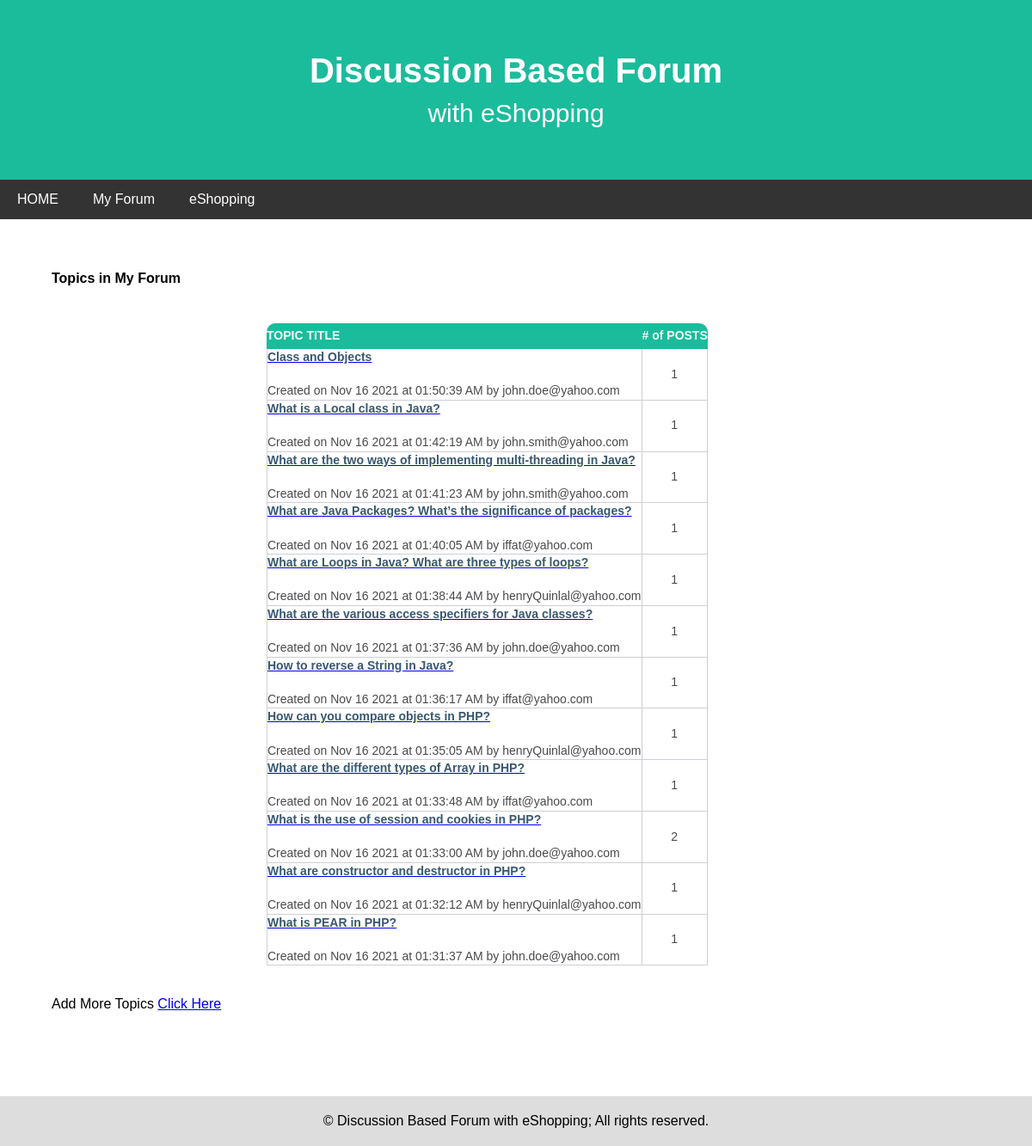
Page /displaytopic.php on the committed database.
### tables this page shows
CREATE TABLE IF NOT EXISTS `forum_topics` (
  `topic_id` int(11) NOT NULL AUTO_INCREMENT,
  `topic_title` varchar(150) DEFAULT NULL,
  `topic_create_time` datetime DEFAULT NULL,
  `topic_owner` varchar(150) DEFAULT NULL,
  `forum_id` int(11) DEFAULT NULL,
  PRIMARY KEY (`topic_id`)
);

### displaytopic.php (the view, shortened to what this page needs)
<?php
include 'ch21_include.php';
$get_topics_sql = "SELECT topic_id, topic_title,
DATE_FORMAT(topic_create_time, '%b %e %Y at %r') AS
fmt_topic_create_time, topic_owner FROM forum_topics
ORDER BY topic_create_time DESC";
$get_topics_res = mysqli_query($mysqli, $get_topics_sql)
or die(mysqli_error($mysqli));
if (mysqli_num_rows($get_topics_res) < 1) {
$display_block = "<p><em>No topics exist.</em></p>";
} else {
$display_block =<<<END_OF_TEXT
<table>
<tr>
<th>TOPIC TITLE</th>
<th># of POSTS</th>
</tr>
END_OF_TEXT;
while ($topic_info = mysqli_fetch_array($get_topics_res)) {
$topic_id = $topic_info['topic_id'];
$topic_title = stripslashes($topic_info['topic_title']);
$topic_create_time = $topic_info['fmt_topic_create_time'];
$topic_owner = stripslashes($topic_info['topic_owner']);
$get_num_posts_sql = "SELECT COUNT(post_id) AS post_count FROM
forum_posts WHERE topic_id = '".$topic_id."'";
$get_num_posts_res = mysqli_query($mysqli, $get_num_posts_sql)
or die(mysqli_error($mysqli));
while ($posts_info = mysqli_fetch_array($get_num_posts_res)) {
$num_posts = $posts_info['post_count'];
}
 $display_block .= <<<END_OF_TEXT
 <tr>
<td><a href="showtopic.php?topic_id=$topic_id">
<strong>$topic_title</strong></a><br/>
Created on $topic_create_time by $topic_owner</td>
<td class="num_posts_col">$num_posts</td>
</tr>
END_OF_TEXT;
}
$display_block .= "</table>";
}
?>
<!DOCTYPE html>
<html>
<head>
    <link rel="stylesheet" href="forum.css">
</head>
<body>
    <header>
		    <h1>Discussion Based Forum</h1>
			<p>with eShopping</p>
	</header>
	<nav class="navbar">
		    <a href="index.php">HOME</a>
			<a href="forum.html">My Forum</a>
			<a href="seestore.php">eShopping</a>
	</nav>
	<main>
        <h1>Topics in My Forum</h1><br>
        <?php echo $display_block; ?><br><br>
        <p>Add More Topics <a href="addtopic.html">Click Here</a><br><br></p>
   </main>
   <footer>
        <a>&copy; Discussion Based Forum with eShopping; All rights reserved.</a>
   </footer>
</body>
</html>

### forum.css (style rules this page uses)
* { margin: 0em; padding: 0em; font-size: 100%; border-style: none; box-sizing: border-box; list-style-type: none; }
body { font-family: helvetica, calibri, arial, sans-serif; }
header { padding: 60px; text-align: center; background-color: #1abc9c; color: white; }
header h1 { font-size: 40px; margin-bottom: 10px; }
header p { font-size: 30px; }
.navbar { overflow: hidden; background-color: #333; }
.navbar a { float: left; display: block; color: white; text-align: center; padding: 14px 20px; text-decoration: none; }
main { padding: 60px; }
table { border-spacing: 0; color: #4a4a4d; font: 14px/1.4 Verdana, Helvetica, Arial, sans-serif; margin-top: 25px; margin-left: 250px; }
th { background-color: #1abc9c; color: #F5FFFA; height: 30px; text-align: center; }
th:first-child { text-align: left; border-radius: 10px 0 0 0; }
th:last-child { border-radius: 0 10px 0 0; }
td { border-bottom: 1px solid #cecfd5; border-right: 1px solid #cecfd5; }
td:first-child { border-left: 1px solid #cecfd5; }
strong { color: #395870; display: block; }
.num_posts_col { text-align: center; }
footer { margin-top: 20px; padding: 20px; text-align: center; background: #ddd; }

### rows in the picture
forum_topics: topic_title "Class and Objects", topic_create_time "Nov 16 2021 at 01:50:39 AM", topic_owner "john.doe@yahoo.com", num_posts "1"
forum_topics: topic_title "What is a Local class in Java?", topic_create_time "Nov 16 2021 at 01:42:19 AM", topic_owner "john.smith@yahoo.com", num_posts "1"
forum_topics: topic_title "What are the two ways of implementing multi-threading in Java?", topic_create_time "Nov 16 2021 at 01:41:23 AM", topic_owner "john.smith@yahoo.com", num_posts "1"
forum_topics: topic_title "What are Java Packages? What’s the significance of packages?", topic_create_time "Nov 16 2021 at 01:40:05 AM", topic_owner "iffat@yahoo.com", num_posts "1"
forum_topics: topic_title "What are Loops in Java? What are three types of loops?", topic_create_time "Nov 16 2021 at 01:38:44 AM", topic_owner "henryQuinlal@yahoo.com", num_posts "1"
forum_topics: topic_title "What are the various access specifiers for Java classes?", topic_create_time "Nov 16 2021 at 01:37:36 AM", topic_owner "john.doe@yahoo.com", num_posts "1"
forum_topics: topic_title "How to reverse a String in Java?", topic_create_time "Nov 16 2021 at 01:36:17 AM", topic_owner "iffat@yahoo.com", num_posts "1"
forum_topics: topic_title "How can you compare objects in PHP?", topic_create_time "Nov 16 2021 at 01:35:05 AM", topic_owner "henryQuinlal@yahoo.com", num_posts "1"
forum_topics: topic_title "What are the different types of Array in PHP?", topic_create_time "Nov 16 2021 at 01:33:48 AM", topic_owner "iffat@yahoo.com", num_posts "1"
forum_topics: topic_title "What is the use of session and cookies in PHP?", topic_create_time "Nov 16 2021 at 01:33:00 AM", topic_owner "john.doe@yahoo.com", num_posts "2"
forum_topics: topic_title "What are constructor and destructor in PHP?", topic_create_time "Nov 16 2021 at 01:32:12 AM", topic_owner "henryQuinlal@yahoo.com", num_posts "1"
forum_topics: topic_title "What is PEAR in PHP?", topic_create_time "Nov 16 2021 at 01:31:37 AM", topic_owner "john.doe@yahoo.com", num_posts "1"
